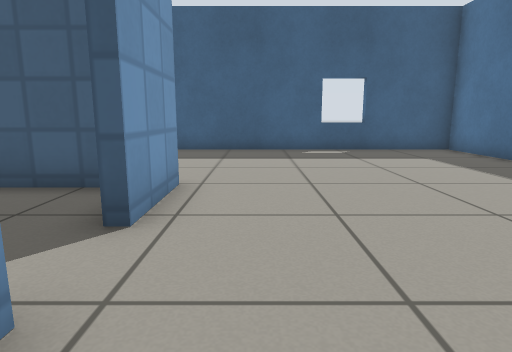
view 1 (above)

12 first-person views from a walk through a world built for the Gazebo simulator. The camera is 0.6 m above the floor, tilts 10° down and sees 75° across. The floor is counted in squares, 0.5 m on a side. Each view is taken from the middle of a square. On the plan, view 1 faces up. The plan holds only what a view shows up to about 14 squares ahead; the rest is blank. Gazebo's built-in surfaces are drawn with simple patterns.

view 2
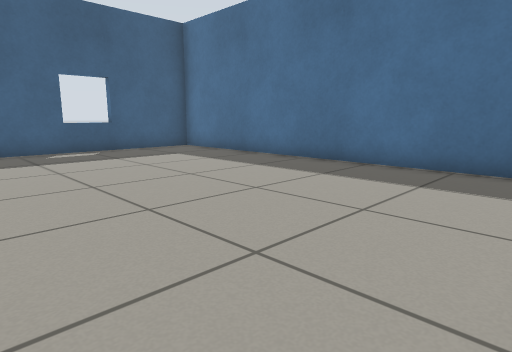

view 3
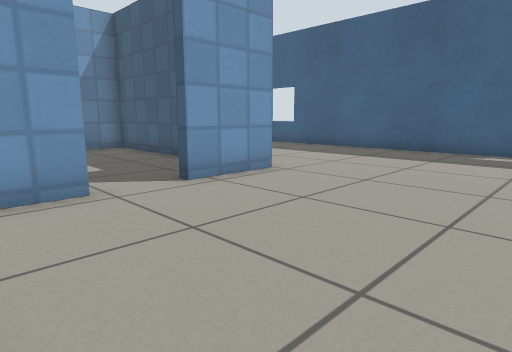

view 4
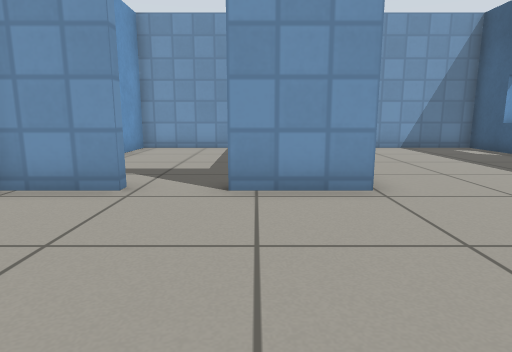

view 5
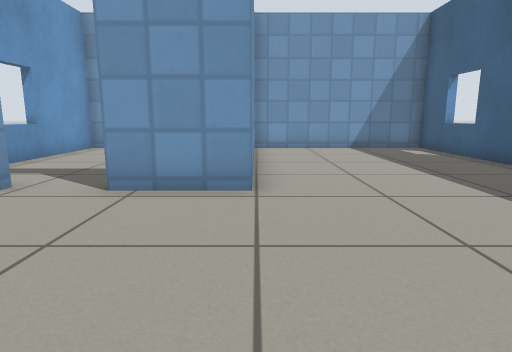

view 6
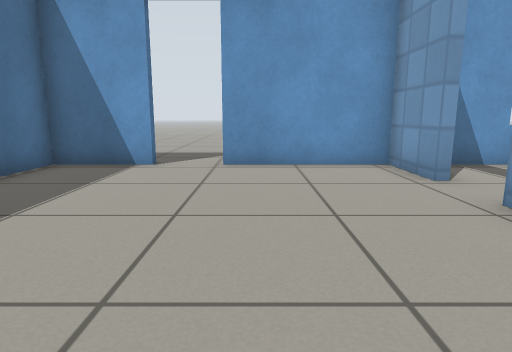

view 7
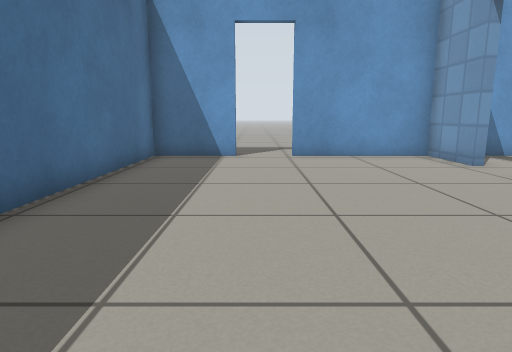

view 8
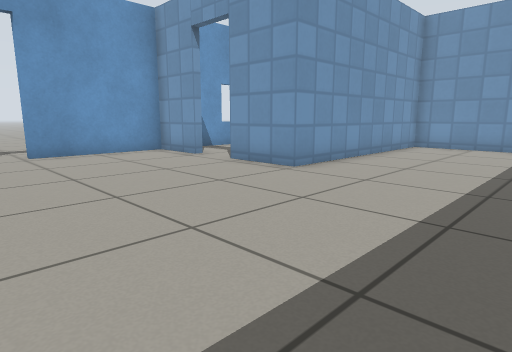

view 9
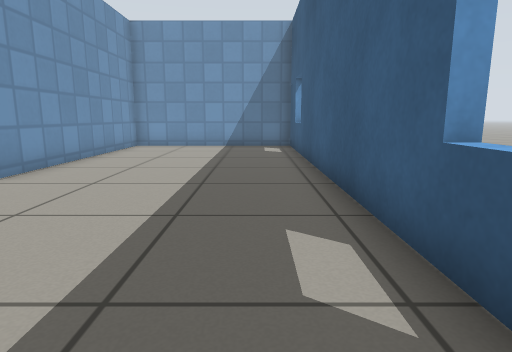

view 10
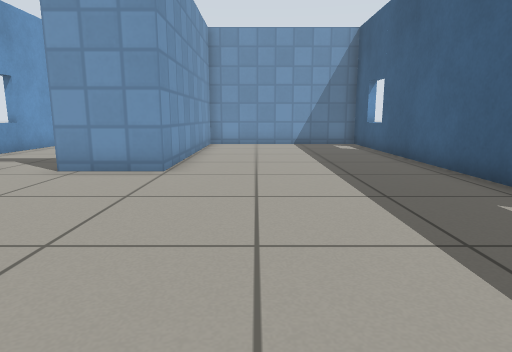

view 11
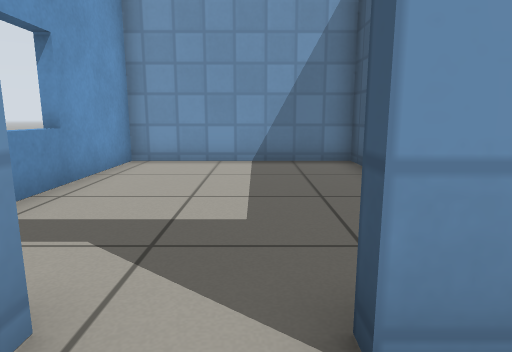

view 12
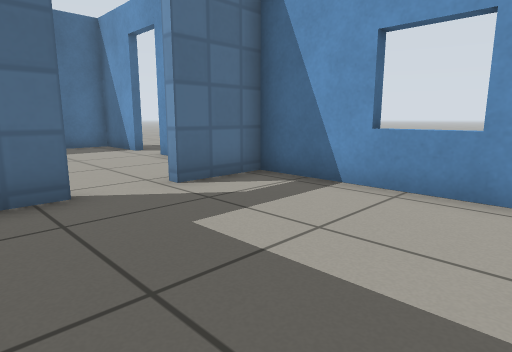

### Floor plan
Ten units are one square. View 1 is at (0, 0); x grows to the right and y downward. Boxes are objects, and circles mark ways between rooms. Rooms are numbered by the first view taken in them; rooms with no view inside come last. Other rooms are left out.
<svg viewBox="-97 -130 174 145">
<path fill="none" stroke="#000" d="M-14 -19 -14 4 29 4M46 4 72 4 72 -125 -92 -125 -92 -59 -14 -59 -14 -35M-26 -56 -92 -56 -92 4 -17 4 -17 -17M-17 -35 -17 -44"/>
<circle cx="-15" cy="-25" r="3" fill="#2a7"/>
<text x="10" y="-60">1</text>
<text x="-60" y="-30">2</text>
</svg>
Room 1 opens to room 2.

Where each view was taken, in squares from view 1:
view 1: 0 up, 0 right, facing up
view 2: 0 up, 1 left, facing up-right
view 3: 0 up, 4 right, facing up-left
view 4: 4 up, 4 right, facing left
view 5: 6 up, 4 right, facing left
view 6: 8 up, 2 right, facing down
view 7: 10 up, 4 right, facing down
view 8: 11 up, 5 right, facing down-left
view 9: 11 up, 5 right, facing left
view 10: 8 up, 6 right, facing left
view 11: 3 up, 0 right, facing left
view 12: 5 up, 7 left, facing down-right
